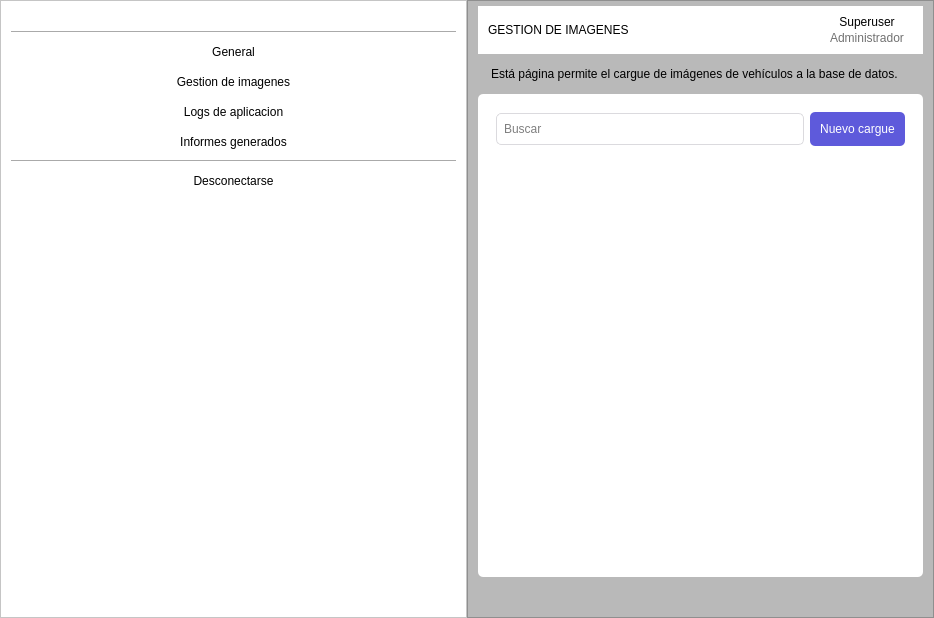
<?xml version="1.0" encoding="UTF-8"?>
<ui version="4.0">
 <class>Form</class>
 <widget class="QWidget" name="Form">
  <property name="geometry">
   <rect>
    <x>0</x>
    <y>0</y>
    <width>934</width>
    <height>618</height>
   </rect>
  </property>
  <property name="windowTitle">
   <string>Gestion de imagenes</string>
  </property>
  <property name="styleSheet">
   <string notr="true">background-color: rgb(185, 185, 185);</string>
  </property>
  <layout class="QHBoxLayout" name="horizontalLayout" stretch="0,0">
   <property name="spacing">
    <number>0</number>
   </property>
   <property name="sizeConstraint">
    <enum>QLayout::SetMaximumSize</enum>
   </property>
   <property name="leftMargin">
    <number>0</number>
   </property>
   <property name="topMargin">
    <number>0</number>
   </property>
   <property name="rightMargin">
    <number>0</number>
   </property>
   <property name="bottomMargin">
    <number>0</number>
   </property>
   <item>
    <widget class="QFrame" name="frame">
     <property name="sizePolicy">
      <sizepolicy hsizetype="Expanding" vsizetype="Expanding">
       <horstretch>0</horstretch>
       <verstretch>0</verstretch>
      </sizepolicy>
     </property>
     <property name="styleSheet">
      <string notr="true">background-color: rgb(255, 255, 255);
padding: 0 10px</string>
     </property>
     <property name="frameShape">
      <enum>QFrame::StyledPanel</enum>
     </property>
     <property name="frameShadow">
      <enum>QFrame::Raised</enum>
     </property>
     <layout class="QVBoxLayout" name="verticalLayout" stretch="0,0,0,0,0,0,0,0,0">
      <property name="leftMargin">
       <number>0</number>
      </property>
      <property name="topMargin">
       <number>0</number>
      </property>
      <property name="rightMargin">
       <number>0</number>
      </property>
      <property name="bottomMargin">
       <number>0</number>
      </property>
      <item>
       <widget class="QPushButton" name="pushButton">
        <property name="styleSheet">
         <string notr="true">border:none;
margin-top:10px;</string>
        </property>
        <property name="text">
         <string/>
        </property>
        <property name="icon">
         <iconset>
          <normaloff>../resources/images/logo.png</normaloff>../resources/images/logo.png</iconset>
        </property>
        <property name="iconSize">
         <size>
          <width>80</width>
          <height>40</height>
         </size>
        </property>
       </widget>
      </item>
      <item>
       <widget class="Line" name="line">
        <property name="orientation">
         <enum>Qt::Horizontal</enum>
        </property>
       </widget>
      </item>
      <item>
       <widget class="QPushButton" name="general">
        <property name="styleSheet">
         <string notr="true">border:none;
padding:5px 0;
color: rgb(0, 0, 0);</string>
        </property>
        <property name="text">
         <string>General</string>
        </property>
       </widget>
      </item>
      <item>
       <widget class="QPushButton" name="imagenes">
        <property name="styleSheet">
         <string notr="true">border:none;
padding:5px 0;
color: rgb(0, 0, 0);</string>
        </property>
        <property name="text">
         <string>Gestion de imagenes</string>
        </property>
       </widget>
      </item>
      <item>
       <widget class="QPushButton" name="log">
        <property name="styleSheet">
         <string notr="true">border:none;
padding:5px 0;
color: rgb(0, 0, 0);</string>
        </property>
        <property name="text">
         <string>Logs de aplicacion</string>
        </property>
       </widget>
      </item>
      <item>
       <widget class="QPushButton" name="informes">
        <property name="styleSheet">
         <string notr="true">border:none;
padding:5px 0;
color: rgb(0, 0, 0);</string>
        </property>
        <property name="text">
         <string>Informes generados</string>
        </property>
       </widget>
      </item>
      <item>
       <widget class="Line" name="line_2">
        <property name="orientation">
         <enum>Qt::Horizontal</enum>
        </property>
       </widget>
      </item>
      <item>
       <widget class="QPushButton" name="desconectarse">
        <property name="styleSheet">
         <string notr="true">border:none;
padding:5px 0;
color: rgb(0, 0, 0);</string>
        </property>
        <property name="text">
         <string>Desconectarse</string>
        </property>
       </widget>
      </item>
      <item>
       <spacer name="verticalSpacer_2">
        <property name="orientation">
         <enum>Qt::Vertical</enum>
        </property>
        <property name="sizeHint" stdset="0">
         <size>
          <width>20</width>
          <height>40</height>
         </size>
        </property>
       </spacer>
      </item>
     </layout>
    </widget>
   </item>
   <item>
    <widget class="QFrame" name="frame_2">
     <property name="sizePolicy">
      <sizepolicy hsizetype="Preferred" vsizetype="Expanding">
       <horstretch>0</horstretch>
       <verstretch>0</verstretch>
      </sizepolicy>
     </property>
     <property name="frameShape">
      <enum>QFrame::StyledPanel</enum>
     </property>
     <property name="frameShadow">
      <enum>QFrame::Raised</enum>
     </property>
     <layout class="QVBoxLayout" name="verticalLayout_2" stretch="1,1,17,0">
      <property name="sizeConstraint">
       <enum>QLayout::SetDefaultConstraint</enum>
      </property>
      <property name="leftMargin">
       <number>10</number>
      </property>
      <property name="topMargin">
       <number>5</number>
      </property>
      <property name="rightMargin">
       <number>10</number>
      </property>
      <property name="bottomMargin">
       <number>0</number>
      </property>
      <item>
       <widget class="QFrame" name="frame_3">
        <property name="styleSheet">
         <string notr="true">border:none;
background-color: rgb(255, 255, 255);</string>
        </property>
        <property name="frameShape">
         <enum>QFrame::StyledPanel</enum>
        </property>
        <property name="frameShadow">
         <enum>QFrame::Raised</enum>
        </property>
        <layout class="QHBoxLayout" name="horizontalLayout_2" stretch="0,0,0,0,0">
         <property name="leftMargin">
          <number>10</number>
         </property>
         <property name="topMargin">
          <number>0</number>
         </property>
         <property name="rightMargin">
          <number>10</number>
         </property>
         <property name="bottomMargin">
          <number>0</number>
         </property>
         <item>
          <widget class="QLabel" name="label_3">
           <property name="styleSheet">
            <string notr="true">font: 75 8pt &quot;MS Shell Dlg 2&quot;;
color: rgb(0, 0, 0);</string>
           </property>
           <property name="text">
            <string>GESTION DE IMAGENES</string>
           </property>
          </widget>
         </item>
         <item>
          <spacer name="horizontalSpacer">
           <property name="orientation">
            <enum>Qt::Horizontal</enum>
           </property>
           <property name="sizeHint" stdset="0">
            <size>
             <width>40</width>
             <height>20</height>
            </size>
           </property>
          </spacer>
         </item>
         <item>
          <widget class="QPushButton" name="pushButton_6">
           <property name="styleSheet">
            <string notr="true">border:none;
background:transparent;</string>
           </property>
           <property name="text">
            <string/>
           </property>
           <property name="icon">
            <iconset>
             <normaloff>../resources/svg/bell-solid-black.svg</normaloff>../resources/svg/bell-solid-black.svg</iconset>
           </property>
          </widget>
         </item>
         <item>
          <widget class="Line" name="line_3">
           <property name="orientation">
            <enum>Qt::Vertical</enum>
           </property>
          </widget>
         </item>
         <item>
          <widget class="QWidget" name="widget" native="true">
           <property name="styleSheet">
            <string notr="true">border:none;</string>
           </property>
           <layout class="QVBoxLayout" name="verticalLayout_3">
            <property name="spacing">
             <number>2</number>
            </property>
            <item>
             <widget class="QLabel" name="label_5">
              <property name="styleSheet">
               <string notr="true">color: rgb(0, 0, 0);</string>
              </property>
              <property name="text">
               <string>Superuser</string>
              </property>
              <property name="alignment">
               <set>Qt::AlignCenter</set>
              </property>
             </widget>
            </item>
            <item>
             <widget class="QLabel" name="label_4">
              <property name="styleSheet">
               <string notr="true">color: rgb(113, 113, 113);</string>
              </property>
              <property name="text">
               <string>Administrador</string>
              </property>
              <property name="alignment">
               <set>Qt::AlignCenter</set>
              </property>
             </widget>
            </item>
           </layout>
          </widget>
         </item>
        </layout>
       </widget>
      </item>
      <item>
       <widget class="QLabel" name="label_2">
        <property name="styleSheet">
         <string notr="true">color: rgb(0, 0, 0);
padding:0;
padding-left:10px</string>
        </property>
        <property name="text">
         <string>Está página permite el cargue de imágenes de vehículos a la base de datos.</string>
        </property>
       </widget>
      </item>
      <item>
       <widget class="QFrame" name="frame_4">
        <property name="styleSheet">
         <string notr="true">background-color: rgb(255, 255, 255);
border-radius:5px;</string>
        </property>
        <property name="frameShape">
         <enum>QFrame::StyledPanel</enum>
        </property>
        <property name="frameShadow">
         <enum>QFrame::Raised</enum>
        </property>
        <layout class="QVBoxLayout" name="verticalLayout_4">
         <item>
          <widget class="QFrame" name="frame_5">
           <property name="frameShape">
            <enum>QFrame::StyledPanel</enum>
           </property>
           <property name="frameShadow">
            <enum>QFrame::Raised</enum>
           </property>
           <layout class="QHBoxLayout" name="horizontalLayout_3">
            <item>
             <widget class="QLineEdit" name="lineEdit">
              <property name="styleSheet">
               <string notr="true">background-color: rgb(255, 255, 255);
border: 1px solid #DBDADE;
padding: 7px 0;
border-radius:5px;
padding-left:5px;
color: rgb(0, 0, 0);</string>
              </property>
              <property name="text">
               <string/>
              </property>
              <property name="placeholderText">
               <string>Buscar</string>
              </property>
             </widget>
            </item>
            <item>
             <widget class="QPushButton" name="cargue">
              <property name="styleSheet">
               <string notr="true">background-color: rgb(94, 90, 219);
color: rgb(255, 255, 255);
font: 8pt &quot;MS Shell Dlg 2&quot;;
border:none;
padding:10px;
border-radius:5px;</string>
              </property>
              <property name="text">
               <string>Nuevo cargue</string>
              </property>
             </widget>
            </item>
           </layout>
          </widget>
         </item>
         <item>
          <widget class="QFrame" name="frame_6">
           <property name="frameShape">
            <enum>QFrame::StyledPanel</enum>
           </property>
           <property name="frameShadow">
            <enum>QFrame::Raised</enum>
           </property>
           <layout class="QVBoxLayout" name="verticalLayout_5">
            <property name="leftMargin">
             <number>0</number>
            </property>
            <property name="topMargin">
             <number>0</number>
            </property>
            <property name="rightMargin">
             <number>0</number>
            </property>
            <property name="bottomMargin">
             <number>0</number>
            </property>
            <item>
             <widget class="QTableView" name="tableView">
              <property name="styleSheet">
               <string notr="true">color:#000000</string>
              </property>
             </widget>
            </item>
           </layout>
          </widget>
         </item>
        </layout>
       </widget>
      </item>
      <item>
       <spacer name="verticalSpacer">
        <property name="orientation">
         <enum>Qt::Vertical</enum>
        </property>
        <property name="sizeType">
         <enum>QSizePolicy::Minimum</enum>
        </property>
        <property name="sizeHint" stdset="0">
         <size>
          <width>20</width>
          <height>40</height>
         </size>
        </property>
       </spacer>
      </item>
     </layout>
    </widget>
   </item>
  </layout>
 </widget>
 <resources/>
 <connections/>
</ui>
